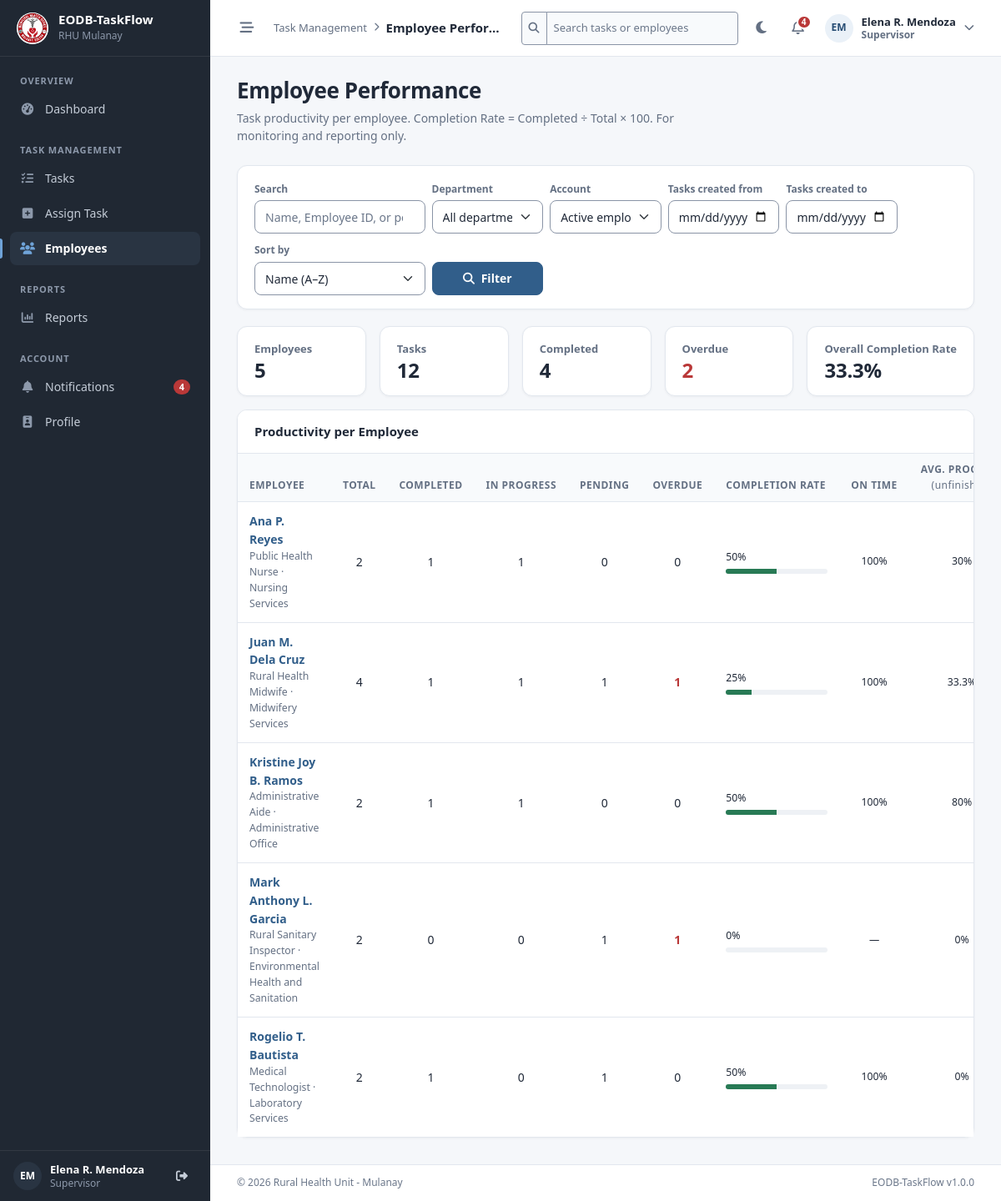
Page /supervisor/employees.php (signed in) on the committed database.
### tables this page shows
CREATE TABLE `users` (
  `id`             INT UNSIGNED  NOT NULL AUTO_INCREMENT,
  `employee_id`    VARCHAR(20)   NOT NULL COMMENT 'Office-issued employee number, e.g. RHU-EMP-001',
  `full_name`      VARCHAR(150)  NOT NULL,
  `username`       VARCHAR(50)   NOT NULL,
  `email`          VARCHAR(150)  NOT NULL,
  `password`       VARCHAR(255)  NOT NULL COMMENT 'bcrypt hash from PHP password_hash()',
  `role`           ENUM('admin','supervisor','employee') NOT NULL DEFAULT 'employee',
  `department_id`  INT UNSIGNED  NULL DEFAULT NULL,
  `position`       VARCHAR(100)  NULL DEFAULT NULL,
  `status`         ENUM('active','inactive') NOT NULL DEFAULT 'active',
  `profile_photo`  VARCHAR(255)  NULL DEFAULT NULL COMMENT 'File name inside assets/images/profiles/',
  `last_login_at`  DATETIME      NULL DEFAULT NULL,
  `created_at`     DATETIME      NOT NULL DEFAULT CURRENT_TIMESTAMP,
  `updated_at`     DATETIME      NOT NULL DEFAULT CURRENT_TIMESTAMP ON UPDATE CURRENT_TIMESTAMP,
  PRIMARY KEY (`id`),
  UNIQUE KEY `uq_users_employee_id` (`employee_id`),
  UNIQUE KEY `uq_users_username`    (`username`),
  UNIQUE KEY `uq_users_email`       (`email`),
  KEY `idx_users_role_status` (`role`, `status`),
  KEY `idx_users_department`  (`department_id`),
  KEY `idx_users_full_name`   (`full_name`),
  CONSTRAINT `fk_users_department`
    FOREIGN KEY (`department_id`) REFERENCES `departments` (`id`)
    ON UPDATE CASCADE ON DELETE SET NULL
);

CREATE TABLE `departments` (
  `id`          INT UNSIGNED  NOT NULL AUTO_INCREMENT,
  `name`        VARCHAR(100)  NOT NULL,
  `description` VARCHAR(255)  NULL DEFAULT NULL,
  `created_at`  DATETIME      NOT NULL DEFAULT CURRENT_TIMESTAMP,
  PRIMARY KEY (`id`),
  UNIQUE KEY `uq_departments_name` (`name`)
);

### supervisor/employees.php (the view, shortened to what the rows shown need)
<?php
require_once __DIR__ . '/../includes/auth.php';
require_once __DIR__ . '/../includes/productivity_functions.php';
$filters = [
    'q'          => get_str('q', 100),
    'department' => get_int('department'),
    'status'     => get_str('status', 10) ?: 'active',
    'from'       => get_str('from', 10),
    'to'         => get_str('to', 10),
    'sort'       => get_str('sort', 20) ?: 'name',
];
$rows = employee_productivity(['status' => $filters['status'] === 'all' ? '' : $filters['status']] + $filters);
require __DIR__ . '/../includes/header.php';
?>
<div class="page-header">
    <div>
        <h1 class="page-title">Employee Performance</h1>
    </div>
</div>
<div class="card">
    <?php if (!$rows): ?>
        <div class="empty-state">
            <i class="fa-solid fa-users-slash d-block"></i>
            No employees match your filters.
        </div>
    <?php else: ?>
        <div class="table-responsive">
            <table class="table table-hover mb-0">
                <thead>
                <tr>
                    <th>Employee</th>
                    <th class="text-center">Total</th>
                    <th class="text-center">Completed</th>
                    <th class="text-center">In Progress</th>
                    <th class="text-center">Pending</th>
                    <th class="text-center">Overdue</th>
                    <th class="col-w-rate">Completion Rate</th>
                    <th class="text-center">On Time</th>
                    <th class="text-center">Avg. Progress<br><span class="fw-normal text-lowercase">(unfinished)</span></th>
                </tr>
                </thead>
                <tbody>
                <?php foreach ($rows as $row): ?>
                    <tr class="<?= $row['account_status'] === 'inactive' ? 'text-muted' : '' ?>">
                        <td>
                            <a href="<?= e(url('supervisor/employee_details.php?id=' . (int) $row['id'])) ?>" class="fw-semibold"><?= e($row['full_name']) ?></a>
                            <div class="small text-muted"><?= e(trim(($row['position'] ?? '') . ' · ' . ($row['department'] ?? ''), ' ·')) ?></div>
                        </td>
                        <td class="text-center"><?= $row['total'] ?></td>
                        <td class="text-center"><?= $row['completed'] ?></td>
                        <td class="text-center"><?= $row['in_progress'] ?></td>
                        <td class="text-center"><?= $row['pending'] ?></td>
                        <td class="text-center <?= $row['overdue'] > 0 ? 'text-danger fw-semibold' : '' ?>"><?= $row['overdue'] ?></td>
                        <td>
                            <?php if ($row['total'] === 0): ?>
                                <span class="small text-muted">No tasks</span>
                            <?php else: ?>
                                <div class="small mb-1"><?= $row['completion_rate'] ?>%</div>
                                <div class="progress" role="progressbar" aria-label="Completion rate" aria-valuenow="<?= $row['completion_rate'] ?>" aria-valuemin="0" aria-valuemax="100">
                                    <div class="progress-bar bar-completed" style="width: <?= $row['completion_rate'] ?>%"></div>
                                </div>
                            <?php endif; ?>
                        </td>
                        <td class="text-center small"><?= $row['completed'] > 0 ? $row['on_time_rate'] . '%' : '—' ?></td>
                        <td class="text-center small"><?= $row['avg_open_progress'] !== null ? $row['avg_open_progress'] . '%' : '—' ?></td>
                    </tr>
                <?php endforeach; ?>
                </tbody>
            </table>
        </div>
    <?php endif; ?>
</div>
<?php require __DIR__ . '/../includes/footer.php'; ?>

### includes/sidebar.php (shortened to what the rows shown need)
<?php
$sidebarUser   = current_user();
$sidebarPhoto  = profile_photo_url($sidebarUser['profile_photo']);
?>
<aside class="app-sidebar" id="appSidebar" aria-label="Main navigation">
    <div class="sidebar-user">
        <?php if ($sidebarPhoto): ?>
            <img src="<?= e($sidebarPhoto) ?>" alt="" class="avatar avatar-sm">
        <?php else: ?>
            <span class="avatar avatar-sm" aria-hidden="true"><?= e(initials($sidebarUser['full_name'])) ?></span>
        <?php endif; ?>
        <span class="sidebar-user-text">
            <span class="sidebar-user-name"><?= e($sidebarUser['full_name']) ?></span>
            <span class="sidebar-user-role"><?= e(role_label($sidebarUser['role'])) ?></span>
        </span>
        <form method="post" action="<?= e(url('logout.php')) ?>" class="m-0">
            <button type="submit" class="sidebar-user-action" title="Logout" aria-label="Logout">
            </button>
        </form>
    </div>
</aside>

### includes/navbar.php (shortened to what the rows shown need)
<?php
$navUser = current_user();
$navPhoto    = profile_photo_url($navUser['profile_photo']);
?>
<header class="app-topbar">
    <div class="topbar-actions">
        <?php $searchHint = $navUser['role'] === 'employee' ? 'Search my tasks' : 'Search tasks or employees'; ?>
        <form method="get" action="<?= e(url('search/index.php')) ?>" class="topbar-search d-none d-md-block me-1" role="search">
            <div class="input-group input-group-sm">
                <span class="input-group-text"><i class="fa-solid fa-magnifying-glass" aria-hidden="true"></i></span>
                <input type="search" name="q" class="form-control" placeholder="<?= e($searchHint) ?>"
                       maxlength="100" aria-label="<?= e($searchHint) ?>">
            </div>
        </form>
        <div class="dropdown">
            <button class="btn btn-link topbar-user" type="button" data-bs-toggle="dropdown" aria-expanded="false">
                <?php if ($navPhoto): ?>
                    <img src="<?= e($navPhoto) ?>" alt="" class="avatar avatar-sm">
                <?php else: ?>
                    <span class="avatar avatar-sm"><?= e(initials($navUser['full_name'])) ?></span>
                <?php endif; ?>
                <span class="topbar-user-text d-none d-md-block">
                    <span class="topbar-user-name"><?= e($navUser['full_name']) ?></span>
                    <span class="topbar-user-role"><?= e(role_label($navUser['role'])) ?></span>
                </span>
                <i class="fa-solid fa-chevron-down small text-muted d-none d-md-inline"></i>
            </button>
        </div>
    </div>
</header>

### rows in the picture
users: full_name "EM", full_name "Elena R. Mendoza", role "Supervisor", q "Search tasks or employees"
users: full_name "Ana P. Reyes", position.name "Public Health Nurse · Nursing Services", total "2", completed "1", in_progress "1", pending "0", overdue "0", completion_rate "50", on_time_rate "100", avg_open_progress "30"
users: full_name "Juan M. Dela Cruz", position.name "Rural Health Midwife · Midwifery Services", total "4", completed "1", in_progress "1", pending "1", overdue "1", completion_rate "25", on_time_rate "100", avg_open_progress "33.3"
users: full_name "Kristine Joy B. Ramos", position.name "Administrative Aide · Administrative Office", total "2", completed "1", in_progress "1", pending "0", overdue "0", completion_rate "50", on_time_rate "100", avg_open_progress "80"
users: full_name "Mark Anthony L. Garcia", position.name "Rural Sanitary Inspector · Environmental Health and Sanitation", total "2", completed "0", in_progress "0", pending "1", overdue "1", completion_rate "0", avg_open_progress "0"
users: full_name "Rogelio T. Bautista", position.name "Medical Technologist · Laboratory Services", total "2", completed "1", in_progress "0", pending "1", overdue "0", completion_rate "50", on_time_rate "100", avg_open_progress "0"

### other values in the picture
app_name() "EODB-TaskFlow"
$currentGroup "OVERVIEW"
$item['label'] "Dashboard"
$currentGroup "TASK MANAGEMENT"
$item['label'] "Tasks"
$item['label'] "Assign Task"
$item['label'] "Employees"
$currentGroup "REPORTS"
$item['label'] "Reports"
$currentGroup "ACCOUNT"
$item['label'] "Notifications"
$sidebarUnread "4"
$item['label'] "Profile"
$navContext "Task Management"
$pageTitle "Employee Perfor…"
